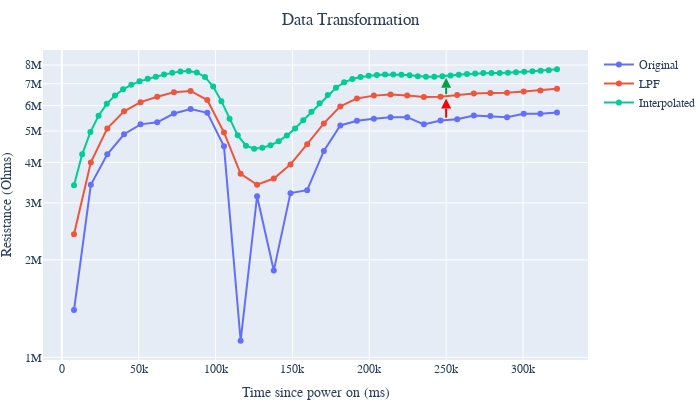

Notebook source saved alongside this figure:
### Code cell
with open("sensor_data_filtered.pkl", "rb") as f:
    sensor_data_filtered = pickle.load(f)

with open("interpolation_functions.pkl", "rb") as f:
    interp_funcs = pickle.load(f)

fig = go.Figure()
day = 1
matrix = 1
sensor = 0
heater_idx = 0
first = 30
heater_data_original = sensor_data[f"day{
    day}"][f"mat{matrix}"][sensor][heater_idx]
heater_data_filtered = sensor_data_filtered[f"day{
    day}"][f"mat{matrix}"][sensor][heater_idx]
interp_func = interp_funcs[f"day{day}"][f"mat{matrix}"][sensor][heater_idx]

fig.add_trace(go.Scatter(x=heater_data_original["Time Since PowerOn"].values[:first],
                         y=heater_data_original["Resistance Gassensor"].values[:first],
                         mode="lines+markers",
                         name=f"Original"))

y_filt = heater_data_filtered["Filtered"].values
y_filt = y_filt + 1e6
x_filt = heater_data_filtered["Time Since PowerOn"].values[:first]
print(len(y_filt))
fig.add_trace(go.Scatter(x=x_filt,
                         y=y_filt[:first],
                         mode="lines+markers",
                         name=f"LPF"))

start = x_filt[0]
end = x_filt[-1]
num_samples = len(x_filt)
interp_range = np.linspace(start, end, num_samples * 2)
interp_y = interp_func(interp_range) + 2e6
fig.add_trace(go.Scatter(x=interp_range,
                         y=interp_y,
                         mode="lines+markers",
                         name=f"Interpolated"))

fig.add_trace(go.Scatter(x=[250e3, 250e3],
                         y=[6.5e6, 7.3e6],
                         line_color="#00a147",
                         marker=dict(size=10, symbol="arrow-bar-up",
                                     angleref="previous"),
                         showlegend=False))
fig.add_trace(go.Scatter(x=[250e3, 250e3],
                         y=[5.5e6, 6.3e6],
                         line_color="#ff0000",
                         marker=dict(size=10, symbol="arrow-bar-up",
                                     angleref="previous"),
                         showlegend=False))

fig.update_yaxes(title_text="Resistance (Ohms)", type="log")
fig.update_xaxes(title_text="Time since power on (ms)")

title = f"Data Transformation"
fig.update_layout(height=400, width=700,
                title_x=0.5,
                font_family="Times New Roman",
                title_font_family="Times New Roman",
                title=dict(text=title, pad=dict(t=0, r=0, b=0, l=0)),
                margin=dict(t=50, r=10, b=0, l=0))

fig.write_image(f"Preprocessing.pdf")
fig.show()

### Figure 1 — Plotly figure (JSON) as saved in the notebook; plotly's stock layout.template omitted (floating-point values rounded to 4 significant figures)
{"data": [{"mode": "lines+markers", "name": "Original", "type": "scatter", "x": [7875, 18829, 29540, 40433, 51187, 62048, 72898, 83754, 94617, 105453, 116297, 126990, 137877, 148717, 159575, 170444, 181135, 191978, 202969, 213798, 224638, 235508, 246343, 257176, 268018, 278791, 289637, 300448, 311283, 322130], "y": [1400000.0, 3410000.0, 4239000.0, 4887828, 5245000.0, 5321208, 5663000.0, 5845166, 5693000.0, 4486309, 1125000.0, 3145000.0, 1855913, 3216000.0, 3283000.0, 4340000.0, 5205000.0, 5379000.0, 5454000.0, 5520000.0, 5520000.0, 5245000.0, 5389000.0, 5438000.0, 5588000.0, 5565000.0, 5515000.0, 5657000.0, 5657000.0, 5705000.0]}, {"mode": "lines+markers", "name": "LPF", "type": "scatter", "x": [7875, 18829, 29540, 40433, 51187, 62048, 72898, 83754, 94617, 105453, 116297, 126990, 137877, 148717, 159575, 170444, 181135, 191978, 202969, 213798, 224638, 235508, 246343, 257176, 268018, 278791, 289637, 300448, 311283, 322130], "y": [2400000.0, 4002000.0, 5096000.0, 5754000.0, 6141000.0, 6381000.0, 6591000.0, 6654000.0, 6236000.0, 4953000.0, 3691000.0, 3414000.0, 3568000.0, 3945000.0, 4556000.0, 5281000.0, 5958000.0, 6305000.0, 6434000.0, 6484000.0, 6444000.0, 6369000.0, 6381000.0, 6461000.0, 6534000.0, 6556000.0, 6571000.0, 6622000.0, 6676000.0, 6762000.0]}, {"mode": "lines+markers", "name": "Interpolated", "type": "scatter", "x": [7875, 13200.0, 18530.0, 23850.0, 29180.0, 34510.0, 39830.0, 45160.0, 50490.0, 55810.0, 61140.0, 66460.0, 71790.0, 77120.0, 82440.0, 87770.0, 93100.0, 98420.0, 103700.0, 109100.0, 114400.0, 119700.0, 125100.0, 130400.0, 135700.0, 141000.0, 146400.0, 151700.0, 157000.0, 162300.0, 167700.0, 173000.0, 178300.0, 183600.0, 189000.0, 194300.0, 199600.0, 205000.0, 210300.0, 215600.0, 220900.0, 226300.0, 231600.0, 236900.0, 242200.0, 247600.0, 252900.0, 258200.0, 263500.0, 268900.0, 274200.0, 279500.0, 284800.0, 290200.0, 295500.0, 300800.0, 306200.0, 311500.0, 316800.0, 322130], "y": [3400000.0, 4238000.0, 4964000.0, 5575000.0, 6068000.0, 6443000.0, 6727000.0, 6949000.0, 7122000.0, 7253000.0, 7363000.0, 7472000.0, 7572000.0, 7645000.0, 7662000.0, 7588000.0, 7348000.0, 6861000.0, 6186000.0, 5462000.0, 4849000.0, 4506000.0, 4413000.0, 4437000.0, 4520000.0, 4654000.0, 4842000.0, 5093000.0, 5397000.0, 5734000.0, 6090000.0, 6458000.0, 6804000.0, 7071000.0, 7241000.0, 7344000.0, 7407000.0, 7448000.0, 7476000.0, 7483000.0, 7466000.0, 7432000.0, 7391000.0, 7365000.0, 7365000.0, 7388000.0, 7426000.0, 7470000.0, 7509000.0, 7537000.0, 7551000.0, 7557000.0, 7561000.0, 7573000.0, 7596000.0, 7624000.0, 7650000.0, 7677000.0, 7712000.0, 7762000.0]}, {"line": {"color": "#00a147"}, "marker": {"angleref": "previous", "size": 10, "symbol": "arrow-bar-up"}, "showlegend": false, "type": "scatter", "x": [250000, 250000], "y": [6500000, 7300000]}, {"line": {"color": "#ff0000"}, "marker": {"angleref": "previous", "size": 10, "symbol": "arrow-bar-up"}, "showlegend": false, "type": "scatter", "x": [250000, 250000], "y": [5500000, 6300000]}], "layout": {"font": {"family": "Times New Roman"}, "height": 400, "margin": {"b": 0, "l": 0, "r": 10, "t": 50}, "title": {"font": {"family": "Times New Roman"}, "pad": {"b": 0, "l": 0, "r": 0, "t": 0}, "text": "Data Transformation", "x": 0.5}, "width": 700, "xaxis": {"title": {"text": "Time since power on (ms)"}}, "yaxis": {"title": {"text": "Resistance (Ohms)"}, "type": "log"}}}
